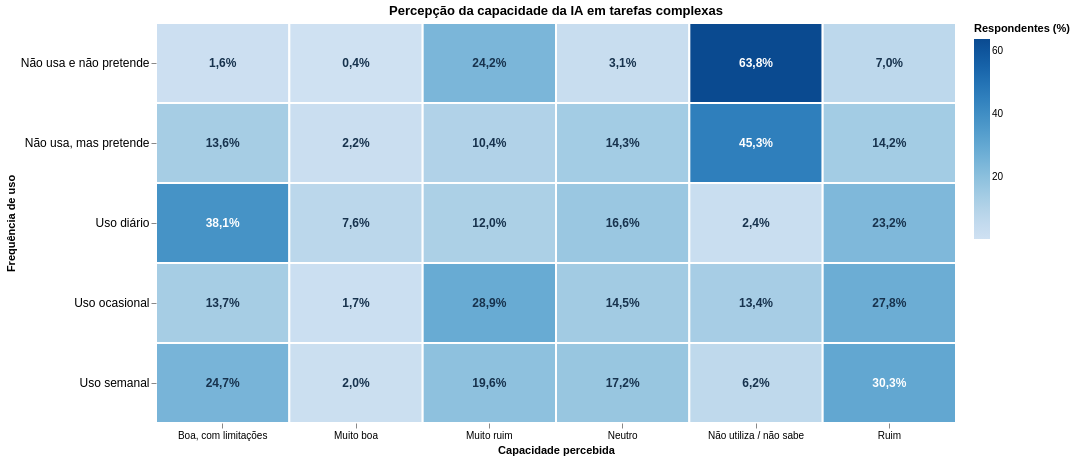

Notebook source saved alongside this figure:
### Code cell
base = alt.Chart(df_calc_complext).encode(
    x=alt.X(
        "AIComplex_pt:N",
        title="Capacidade percebida",
        axis=alt.Axis(labelAngle=0, labelLimit=150)
    ),
    y=alt.Y(
        "AISelect_pt:N",
        title="Frequência de uso",
        axis=alt.Axis(labelFontSize=12)
    )
)

heatmap = base.mark_rect(
    stroke="white",
    strokeWidth=2
).encode(
    color=alt.Color(
        "Percentual:Q",
        title="Respondentes (%)",
        scale=alt.Scale(scheme="blues")
    ),
    tooltip=[
        alt.Tooltip("AISelect_pt:N", title="Frequência"),
        alt.Tooltip("AIComplex_pt:N", title="Percepção"),
        alt.Tooltip("Quantidade:Q", title="Respondentes", format=",d"),
        alt.Tooltip("Percentual:Q", title="Percentual (%)", format=".1f")
    ]
)

texto = base.mark_text(
    fontSize=12,
    fontWeight="bold"
).encode(
    text="Rotulo:N",
    color=alt.condition(
        alt.datum.Percentual > 30,
        alt.value("white"),
        alt.value("#17324D")
    )
)

grafico = (
    (heatmap + texto)
    .properties(
        title="Percepção da capacidade da IA em tarefas complexas",
        width=800,
        height=400
    )
    .configure_view(strokeWidth=0)
    .configure_axis(domain=False)
)

grafico

### Figure 1 — Vega-Lite specification as saved in the notebook (floating-point values rounded to 4 significant figures)
{"config": {"view": {"continuousWidth": 300, "continuousHeight": 300, "strokeWidth": 0}, "axis": {"domain": false}}, "layer": [{"mark": {"type": "rect", "stroke": "white", "strokeWidth": 2}, "encoding": {"color": {"field": "Percentual", "scale": {"scheme": "blues"}, "title": "Respondentes (%)", "type": "quantitative"}, "tooltip": [{"field": "AISelect_pt", "title": "Frequência", "type": "nominal"}, {"field": "AIComplex_pt", "title": "Percepção", "type": "nominal"}, {"field": "Quantidade", "format": ",d", "title": "Respondentes", "type": "quantitative"}, {"field": "Percentual", "format": ".1f", "title": "Percentual (%)", "type": "quantitative"}], "x": {"axis": {"labelAngle": 0, "labelLimit": 150}, "field": "AIComplex_pt", "title": "Capacidade percebida", "type": "nominal"}, "y": {"axis": {"labelFontSize": 12}, "field": "AISelect_pt", "title": "Frequência de uso", "type": "nominal"}}}, {"mark": {"type": "text", "fontSize": 12, "fontWeight": "bold"}, "encoding": {"color": {"condition": {"test": "(datum.Percentual > 30)", "value": "white"}, "value": "#17324D"}, "text": {"field": "Rotulo", "type": "nominal"}, "x": {"axis": {"labelAngle": 0, "labelLimit": 150}, "field": "AIComplex_pt", "title": "Capacidade percebida", "type": "nominal"}, "y": {"axis": {"labelFontSize": 12}, "field": "AISelect_pt", "title": "Frequência de uso", "type": "nominal"}}}], "data": {"name": "data-c080c56ad0650c4283a4a0441df22453"}, "height": 400, "title": "Percepção da capacidade da IA em tarefas complexas", "width": 800, "$schema": "https://vega.github.io/schema/vega-lite/v6.4.1.json", "datasets": {"data-c080c56ad0650c4283a4a0441df22453": [{"AISelect_pt": "Não usa e não pretende", "AIComplex_pt": "Boa, com limitações", "Quantidade": 85, "Percentual": 1.581, "Rotulo": "1,6%"}, {"AISelect_pt": "Não usa e não pretende", "AIComplex_pt": "Muito boa", "Quantidade": 20, "Percentual": 0.372, "Rotulo": "0,4%"}, {"AISelect_pt": "Não usa e não pretende", "AIComplex_pt": "Muito ruim", "Quantidade": 1299, "Percentual": 24.16, "Rotulo": "24,2%"}, {"AISelect_pt": "Não usa e não pretende", "AIComplex_pt": "Neutro", "Quantidade": 167, "Percentual": 3.106, "Rotulo": "3,1%"}, {"AISelect_pt": "Não usa e não pretende", "AIComplex_pt": "Não utiliza / não sabe", "Quantidade": 3429, "Percentual": 63.77, "Rotulo": "63,8%"}, {"AISelect_pt": "Não usa e não pretende", "AIComplex_pt": "Ruim", "Quantidade": 377, "Percentual": 7.011, "Rotulo": "7,0%"}, {"AISelect_pt": "Não usa, mas pretende", "AIComplex_pt": "Boa, com limitações", "Quantidade": 236, "Percentual": 13.57, "Rotulo": "13,6%"}, {"AISelect_pt": "Não usa, mas pretende", "AIComplex_pt": "Muito boa", "Quantidade": 39, "Percentual": 2.243, "Rotulo": "2,2%"}, {"AISelect_pt": "Não usa, mas pretende", "AIComplex_pt": "Muito ruim", "Quantidade": 181, "Percentual": 10.41, "Rotulo": "10,4%"}, {"AISelect_pt": "Não usa, mas pretende", "AIComplex_pt": "Neutro", "Quantidade": 248, "Percentual": 14.26, "Rotulo": "14,3%"}, {"AISelect_pt": "Não usa, mas pretende", "AIComplex_pt": "Não utiliza / não sabe", "Quantidade": 788, "Percentual": 45.31, "Rotulo": "45,3%"}, {"AISelect_pt": "Não usa, mas pretende", "AIComplex_pt": "Ruim", "Quantidade": 247, "Percentual": 14.2, "Rotulo": "14,2%"}, {"AISelect_pt": "Uso diário", "AIComplex_pt": "Boa, com limitações", "Quantidade": 5974, "Percentual": 38.14, "Rotulo": "38,1%"}, {"AISelect_pt": "Uso diário", "AIComplex_pt": "Muito boa", "Quantidade": 1197, "Percentual": 7.643, "Rotulo": "7,6%"}, {"AISelect_pt": "Uso diário", "AIComplex_pt": "Muito ruim", "Quantidade": 1883, "Percentual": 12.02, "Rotulo": "12,0%"}, {"AISelect_pt": "Uso diário", "AIComplex_pt": "Neutro", "Quantidade": 2593, "Percentual": 16.56, "Rotulo": "16,6%"}, {"AISelect_pt": "Uso diário", "AIComplex_pt": "Não utiliza / não sabe", "Quantidade": 380, "Percentual": 2.426, "Rotulo": "2,4%"}, {"AISelect_pt": "Uso diário", "AIComplex_pt": "Ruim", "Quantidade": 3635, "Percentual": 23.21, "Rotulo": "23,2%"}, {"AISelect_pt": "Uso ocasional", "AIComplex_pt": "Boa, com limitações", "Quantidade": 623, "Percentual": 13.66, "Rotulo": "13,7%"}, {"AISelect_pt": "Uso ocasional", "AIComplex_pt": "Muito boa", "Quantidade": 78, "Percentual": 1.71, "Rotulo": "1,7%"}, {"AISelect_pt": "Uso ocasional", "AIComplex_pt": "Muito ruim", "Quantidade": 1317, "Percentual": 28.88, "Rotulo": "28,9%"}, {"AISelect_pt": "Uso ocasional", "AIComplex_pt": "Neutro", "Quantidade": 663, "Percentual": 14.54, "Rotulo": "14,5%"}, {"AISelect_pt": "Uso ocasional", "AIComplex_pt": "Não utiliza / não sabe", "Quantidade": 612, "Percentual": 13.42, "Rotulo": "13,4%"}, {"AISelect_pt": "Uso ocasional", "AIComplex_pt": "Ruim", "Quantidade": 1268, "Percentual": 27.8, "Rotulo": "27,8%"}, {"AISelect_pt": "Uso semanal", "AIComplex_pt": "Boa, com limitações", "Quantidade": 1459, "Percentual": 24.71, "Rotulo": "24,7%"}, {"AISelect_pt": "Uso semanal", "AIComplex_pt": "Muito boa", "Quantidade": 118, "Percentual": 1.998, "Rotulo": "2,0%"}, {"AISelect_pt": "Uso semanal", "AIComplex_pt": "Muito ruim", "Quantidade": 1155, "Percentual": 19.56, "Rotulo": "19,6%"}, {"AISelect_pt": "Uso semanal", "AIComplex_pt": "Neutro", "Quantidade": 1013, "Percentual": 17.15, "Rotulo": "17,2%"}, {"AISelect_pt": "Uso semanal", "AIComplex_pt": "Não utiliza / não sabe", "Quantidade": 368, "Percentual": 6.232, "Rotulo": "6,2%"}, {"AISelect_pt": "Uso semanal", "AIComplex_pt": "Ruim", "Quantidade": 1792, "Percentual": 30.35, "Rotulo": "30,3%"}]}}
